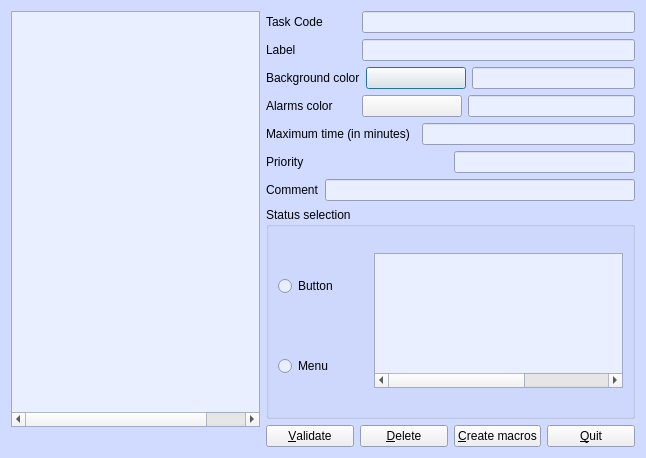
<?xml version="1.0" encoding="UTF-8"?>
<ui version="4.0">
 <class>DlgTache</class>
 <widget class="QDialog" name="DlgTache">
  <property name="geometry">
   <rect>
    <x>0</x>
    <y>0</y>
    <width>646</width>
    <height>458</height>
   </rect>
  </property>
  <property name="palette">
   <palette>
    <active>
     <colorrole role="Base">
      <brush brushstyle="SolidPattern">
       <color alpha="255">
        <red>234</red>
        <green>239</green>
        <blue>255</blue>
       </color>
      </brush>
     </colorrole>
     <colorrole role="Window">
      <brush brushstyle="SolidPattern">
       <color alpha="255">
        <red>208</red>
        <green>219</green>
        <blue>255</blue>
       </color>
      </brush>
     </colorrole>
    </active>
    <inactive>
     <colorrole role="Base">
      <brush brushstyle="SolidPattern">
       <color alpha="255">
        <red>234</red>
        <green>239</green>
        <blue>255</blue>
       </color>
      </brush>
     </colorrole>
     <colorrole role="Window">
      <brush brushstyle="SolidPattern">
       <color alpha="255">
        <red>208</red>
        <green>219</green>
        <blue>255</blue>
       </color>
      </brush>
     </colorrole>
    </inactive>
    <disabled>
     <colorrole role="Base">
      <brush brushstyle="SolidPattern">
       <color alpha="255">
        <red>208</red>
        <green>219</green>
        <blue>255</blue>
       </color>
      </brush>
     </colorrole>
     <colorrole role="Window">
      <brush brushstyle="SolidPattern">
       <color alpha="255">
        <red>208</red>
        <green>219</green>
        <blue>255</blue>
       </color>
      </brush>
     </colorrole>
    </disabled>
   </palette>
  </property>
  <property name="windowTitle">
   <string>Tasks table</string>
  </property>
  <property name="windowIcon">
   <iconset resource="synoptux.qrc">
    <normaloff>:/images/Tache.png</normaloff>:/images/Tache.png</iconset>
  </property>
  <layout class="QGridLayout" name="gridLayout_3">
   <item row="0" column="0">
    <widget class="QTreeWidget" name="treeWidget_Tache">
     <property name="font">
      <font>
       <weight>75</weight>
       <bold>true</bold>
      </font>
     </property>
     <property name="indentation">
      <number>0</number>
     </property>
     <attribute name="headerVisible">
      <bool>false</bool>
     </attribute>
     <column>
      <property name="text">
       <string notr="true">Code</string>
      </property>
      <property name="textAlignment">
       <set>AlignHCenter|AlignVCenter|AlignCenter</set>
      </property>
     </column>
     <column>
      <property name="text">
       <string>Label</string>
      </property>
     </column>
     <column>
      <property name="text">
       <string/>
      </property>
      <property name="textAlignment">
       <set>AlignHCenter|AlignVCenter|AlignCenter</set>
      </property>
     </column>
    </widget>
   </item>
   <item row="0" column="1" rowspan="2">
    <layout class="QGridLayout" name="gridLayout_2">
     <item row="0" column="0">
      <layout class="QHBoxLayout" name="horizontalLayout_code">
       <item>
        <widget class="QLabel" name="label_CodeBqe">
         <property name="minimumSize">
          <size>
           <width>90</width>
           <height>0</height>
          </size>
         </property>
         <property name="text">
          <string>Task Code</string>
         </property>
        </widget>
       </item>
       <item>
        <widget class="QLineEdit" name="lineEdit_CodeTache">
         <property name="focusPolicy">
          <enum>Qt::StrongFocus</enum>
         </property>
         <property name="maxLength">
          <number>20</number>
         </property>
        </widget>
       </item>
      </layout>
     </item>
     <item row="1" column="0">
      <layout class="QHBoxLayout" name="horizontalLayout_2">
       <item>
        <widget class="QLabel" name="label_NomBqe">
         <property name="minimumSize">
          <size>
           <width>90</width>
           <height>0</height>
          </size>
         </property>
         <property name="text">
          <string>Label</string>
         </property>
        </widget>
       </item>
       <item>
        <widget class="QLineEdit" name="lineEdit_NomTache">
         <property name="maxLength">
          <number>30</number>
         </property>
        </widget>
       </item>
      </layout>
     </item>
     <item row="2" column="0">
      <layout class="QHBoxLayout" name="horizontalLayout_4">
       <item>
        <widget class="QLabel" name="label_coul_b">
         <property name="minimumSize">
          <size>
           <width>90</width>
           <height>0</height>
          </size>
         </property>
         <property name="text">
          <string>Background color</string>
         </property>
        </widget>
       </item>
       <item>
        <widget class="QPushButton" name="pushButton_CouleurFond">
         <property name="minimumSize">
          <size>
           <width>100</width>
           <height>0</height>
          </size>
         </property>
         <property name="text">
          <string/>
         </property>
        </widget>
       </item>
       <item>
        <widget class="QLineEdit" name="lineEdit_CouleurFondCode"/>
       </item>
      </layout>
     </item>
     <item row="3" column="0">
      <layout class="QHBoxLayout" name="horizontalLayout_5" stretch="0,0,0">
       <item>
        <widget class="QLabel" name="label_coult">
         <property name="minimumSize">
          <size>
           <width>90</width>
           <height>0</height>
          </size>
         </property>
         <property name="text">
          <string>Alarms color</string>
         </property>
        </widget>
       </item>
       <item>
        <widget class="QPushButton" name="pushButton_CouleurAlarme">
         <property name="minimumSize">
          <size>
           <width>100</width>
           <height>0</height>
          </size>
         </property>
         <property name="text">
          <string/>
         </property>
        </widget>
       </item>
       <item>
        <widget class="QLineEdit" name="lineEdit_CouleurAlarmeCode"/>
       </item>
      </layout>
     </item>
     <item row="4" column="0">
      <layout class="QHBoxLayout" name="horizontalLayout_7">
       <item>
        <widget class="QLabel" name="label_nbmax">
         <property name="minimumSize">
          <size>
           <width>150</width>
           <height>0</height>
          </size>
         </property>
         <property name="text">
          <string>Maximum time (in minutes)</string>
         </property>
        </widget>
       </item>
       <item>
        <widget class="QLineEdit" name="lineEdit_DureeMaxi"/>
       </item>
      </layout>
     </item>
     <item row="5" column="0">
      <layout class="QHBoxLayout" name="horizontalLayout_3">
       <item>
        <widget class="QLabel" name="label">
         <property name="sizePolicy">
          <sizepolicy hsizetype="MinimumExpanding" vsizetype="Preferred">
           <horstretch>0</horstretch>
           <verstretch>0</verstretch>
          </sizepolicy>
         </property>
         <property name="text">
          <string>Priority</string>
         </property>
        </widget>
       </item>
       <item>
        <widget class="QLineEdit" name="lineEdit_Priorite">
         <property name="maximumSize">
          <size>
           <width>200</width>
           <height>16777215</height>
          </size>
         </property>
        </widget>
       </item>
      </layout>
     </item>
     <item row="6" column="0">
      <layout class="QHBoxLayout" name="horizontalLayout_6">
       <item>
        <widget class="QLabel" name="label_2">
         <property name="text">
          <string>Comment</string>
         </property>
        </widget>
       </item>
       <item>
        <widget class="QLineEdit" name="lineEdit_Commentaire"/>
       </item>
      </layout>
     </item>
     <item row="7" column="0">
      <widget class="QGroupBox" name="groupBox">
       <property name="minimumSize">
        <size>
         <width>0</width>
         <height>0</height>
        </size>
       </property>
       <property name="title">
        <string>Status selection</string>
       </property>
       <layout class="QGridLayout" name="gridLayout">
        <property name="topMargin">
         <number>1</number>
        </property>
        <property name="bottomMargin">
         <number>2</number>
        </property>
        <property name="verticalSpacing">
         <number>0</number>
        </property>
        <item row="0" column="0">
         <widget class="QRadioButton" name="radioButton_Bouton">
          <property name="minimumSize">
           <size>
            <width>90</width>
            <height>0</height>
           </size>
          </property>
          <property name="text">
           <string>Button</string>
          </property>
         </widget>
        </item>
        <item row="1" column="0">
         <widget class="QRadioButton" name="radioButton_Menu">
          <property name="text">
           <string>Menu</string>
          </property>
         </widget>
        </item>
        <item row="0" column="1" rowspan="2">
         <widget class="QTreeWidget" name="treeWidget_TacheEtats">
          <property name="minimumSize">
           <size>
            <width>0</width>
            <height>110</height>
           </size>
          </property>
          <property name="selectionMode">
           <enum>QAbstractItemView::MultiSelection</enum>
          </property>
          <property name="indentation">
           <number>5</number>
          </property>
          <attribute name="headerVisible">
           <bool>false</bool>
          </attribute>
          <column>
           <property name="text">
            <string>1</string>
           </property>
          </column>
          <column>
           <property name="text">
            <string>Label</string>
           </property>
          </column>
          <column>
           <property name="text">
            <string>Colour</string>
           </property>
          </column>
          <column>
           <property name="text">
            <string>Selection</string>
           </property>
          </column>
         </widget>
        </item>
       </layout>
      </widget>
     </item>
     <item row="8" column="0">
      <layout class="QHBoxLayout" name="horizontalLayout">
       <item>
        <widget class="QPushButton" name="pushButton_ValidTache">
         <property name="text">
          <string>&amp;Validate</string>
         </property>
        </widget>
       </item>
       <item>
        <widget class="QPushButton" name="pushButton_annuler">
         <property name="text">
          <string>&amp;Delete</string>
         </property>
        </widget>
       </item>
       <item>
        <widget class="QPushButton" name="pushButton_MakeMacro">
         <property name="text">
          <string>&amp;Create macros</string>
         </property>
        </widget>
       </item>
       <item>
        <widget class="QPushButton" name="pushButton_QuitterTache">
         <property name="text">
          <string>&amp;Quit</string>
         </property>
        </widget>
       </item>
      </layout>
     </item>
    </layout>
   </item>
   <item row="1" column="0">
    <widget class="QLabel" name="label_ImageEuros">
     <property name="text">
      <string/>
     </property>
     <property name="pixmap">
      <pixmap>images/Euros.png</pixmap>
     </property>
    </widget>
   </item>
  </layout>
 </widget>
 <tabstops>
  <tabstop>lineEdit_CodeTache</tabstop>
 </tabstops>
 <resources>
  <include location="synoptux.qrc"/>
 </resources>
 <connections/>
</ui>
